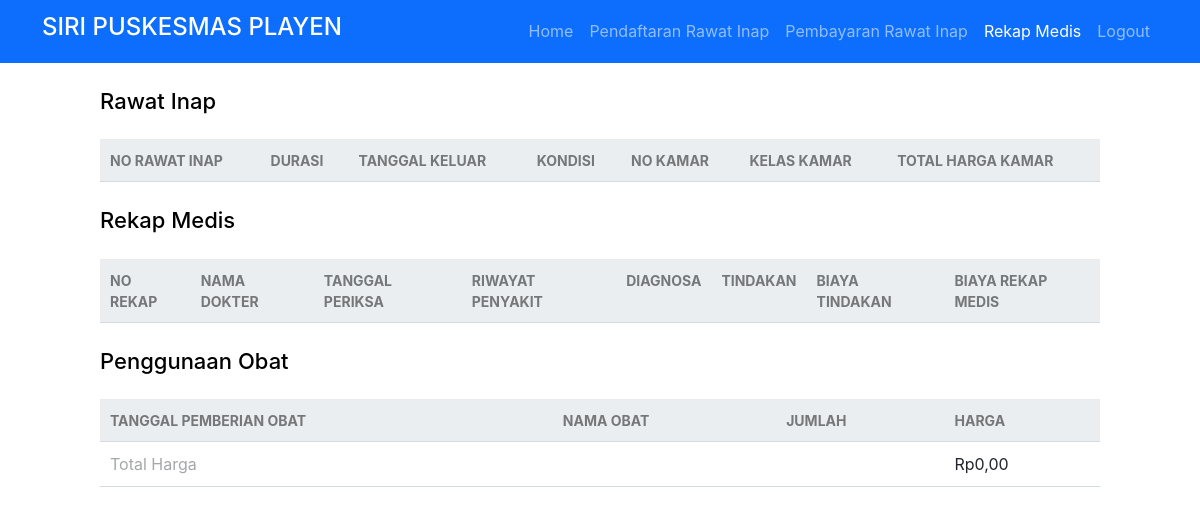
Before: /pasien/rekapMedis/read.php (signed in) with the older database file.
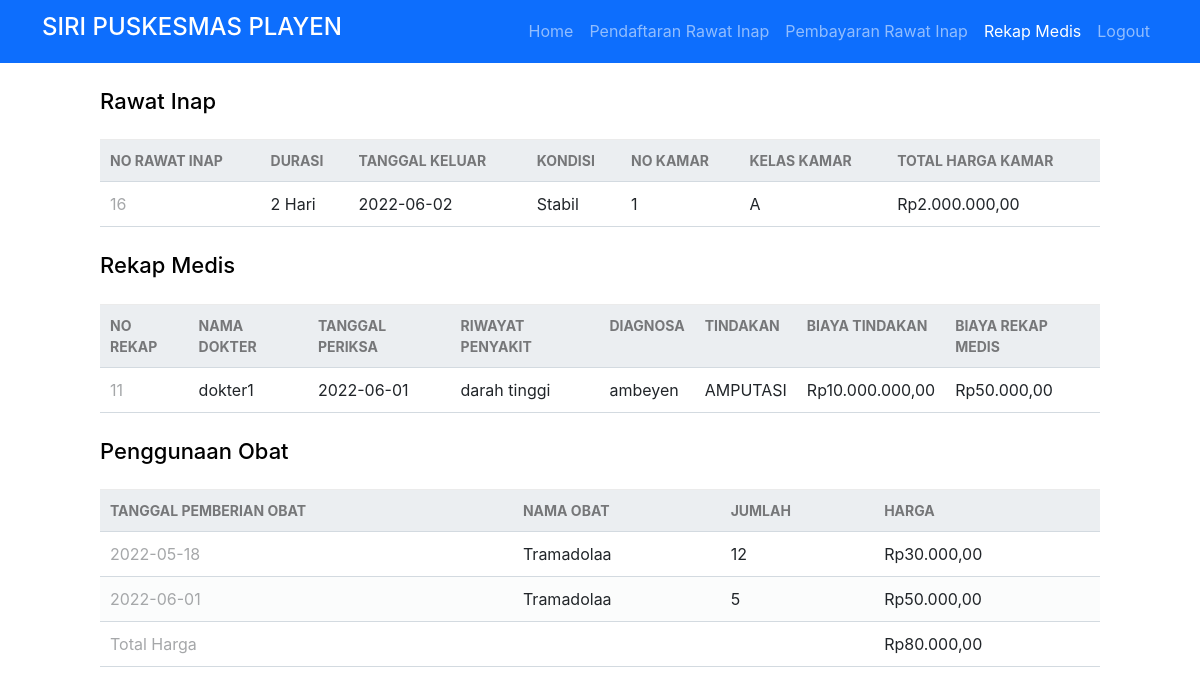
After: the same page with the newer database file.
### tables this page shows
CREATE TABLE `keuangan` (
  `no_transaksi` int(11) NOT NULL,
  `periode_transaksi` date NOT NULL,
  `total_biaya` int(255) NOT NULL,
  `statusPembayaran` enum('Lunas','Belum') NOT NULL,
  `no_rawatinap` int(255) NOT NULL
);

CREATE TABLE `rawat_inap` (
  `no_rawatinap` int(11) NOT NULL,
  `no_rekap_medis` int(11) NOT NULL,
  `id_pasien` int(255) NOT NULL,
  `tanggal_masuk` date NOT NULL,
  `tanggal_keluar` date NOT NULL,
  `status` enum('Kritis','Stabil') NOT NULL,
  `biaya_tindakan` int(255) NOT NULL,
  `biaya_obat` int(255) NOT NULL,
  `biaya_kamar` int(255) NOT NULL,
  `no_kamar` int(11) NOT NULL
);

CREATE TABLE `kamar` (
  `no_kamar` int(11) NOT NULL,
  `kelas_kamar` varchar(25) NOT NULL,
  `harga_kamar` int(11) NOT NULL,
  `status` enum('TERSEDIA','TIDAK') NOT NULL
);

CREATE TABLE `rekap_medis` (
  `no_rekap_medis` int(11) NOT NULL,
  `tanggal_periksa` date NOT NULL,
  `riwayat_penyakit` varchar(255) NOT NULL,
  `diagnose` varchar(255) NOT NULL,
  `kd_tindakan` int(11) NOT NULL,
  `biaya` int(255) NOT NULL,
  `kd_dokter` int(11) NOT NULL,
  `id_pasien` int(255) NOT NULL
);

CREATE TABLE `dokter` (
  `kd_dokter` int(12) NOT NULL,
  `nama_dokter` varchar(25) NOT NULL,
  `alamat` varchar(40) NOT NULL,
  `no_telepon` varchar(15) NOT NULL,
  `resep_dokter` varchar(25) NOT NULL,
  `jenis_dokter` varchar(25) NOT NULL,
  `akun_id` int(11) NOT NULL
);

CREATE TABLE `tindakan` (
  `kd_tindakan` int(255) NOT NULL,
  `nama_tindakan` varchar(255) NOT NULL,
  `biaya` int(255) NOT NULL
);

CREATE TABLE `penggunaan_obat` (
  `id_penggunaan_obat` int(11) NOT NULL,
  `no_rekap_medis` int(255) NOT NULL,
  `tanggal_pemberian` date NOT NULL,
  `kd_obat` int(11) NOT NULL,
  `jumlah` int(100) NOT NULL,
  `harga` int(100) NOT NULL
);

CREATE TABLE `obat` (
  `kd_obat` int(11) NOT NULL,
  `nm_obat` varchar(50) NOT NULL,
  `stok` int(11) NOT NULL,
  `satuan` varchar(255) NOT NULL,
  `harga` int(100) NOT NULL
);

### db/func.php (called while the page is built, shortened)
<?php
function rupiah($angka){
    $hasil = "Rp" . number_format($angka, '2', ',', '.');
    return $hasil;
}
function dateDiffInDays($date1, $date2)
{
    $diff = strtotime($date2) - strtotime($date1);
    return abs(round($diff / 86400));
}
?>

### pasien/rekapMedis/read.php (the view, shortened to what the changed rows need)
<?php
if ($_SESSION['username'] == '') {
    echo "<script>
    alert('Anda Harus Login terlebih dahulu');
    window.location.href='./auth/fmasuk.php';
    </script>";
} else {
?>
    <!DOCTYPE html>
    <html>
    <head>
        <link href="../../db/style.css" rel="stylesheet" type="text/css">
        <link href="https://cdn.jsdelivr.net/npm/bootstrap@5.2.0-beta1/dist/css/bootstrap.min.css" rel="stylesheet">
    </head>
    <body>
        <nav class="navbar navbar-expand-sm navbar-dark bg-primary">
            <div class="container">
                <a class="navbar-brand" href="#">
                    <h4>SIRI PUSKESMAS PLAYEN </h3>
                </a>
                <ul class="navbar-nav ml-auto mt-2 mt-lg-0 d-flex align-items-center">
                    <li class="nav-item">
                        <a class="nav-link menu " id="menuHome" href="../../index.php">Home</a>
                    </li>
                    <?PHP if ($_SESSION['role_id'] == 1) { ?>
                        <li class="nav-item">
                            <a class="nav-link menu" id="daftarrawatinap" href="../pendaftaran/read.php"><i class=""></i>Pendaftaran Rawat Inap</a>
                        </li>
                        <li class="nav-item">
                            <a class="nav-link menu" id="bayarrawatinap" href="../pembayaran/read.php"><i class=""></i>Pembayaran Rawat Inap</a>
                        </li>
                        <li class="nav-item">
                            <a class="nav-link menu active" id="daftarpasien" href="./read.php"><i class=""></i>Rekap Medis</a>
                        </li>
                    <?PHP } ?>
                    <li class="nav-item">
                        <a class="nav-link menu" id="logout" href="../../auth/sLogout.php"><i class=""></i>Logout</a>
                    </li>
                </ul>
            </div>
        </nav>
        <?php
        include("../../db/func.php");
        $pdo = pdo_connect_mysql();
        $stmt2 = $pdo->prepare('SELECT * FROM pasien WHERE akun_id = ?');
        $stmt2->execute([$_SESSION['id_akun']]);
        $Tpasien = $stmt2->fetch(PDO::FETCH_ASSOC);
        $stmt3 = $pdo->prepare('SELECT * FROM rekap_medis WHERE id_pasien = ?');
        $stmt3->execute([$Tpasien['id_pasien']]);
        $Trekap_medis = $stmt3->fetch(PDO::FETCH_ASSOC);
        $stmt4 = $pdo->prepare('SELECT * FROM rawat_inap WHERE no_rekap_medis = ?');
        $stmt4->execute([$Trekap_medis['no_rekap_medis']]);
        $Trawat_inap = $stmt4->fetch(PDO::FETCH_ASSOC);
        $stmt5 = $pdo->prepare('SELECT * FROM kamar WHERE no_kamar = ?');
        $stmt5->execute([$Trawat_inap['no_kamar']]);
        $kamar = $stmt5->fetch(PDO::FETCH_ASSOC);
        $stmt11 = $pdo->prepare('SELECT * FROM penggunaan_obat WHERE no_rekap_medis = ?');
        $stmt11->execute([$Trekap_medis['no_rekap_medis']]);
        $stmt6 = $pdo->prepare('SELECT * FROM penggunaan_obat WHERE no_rekap_medis = ?');
        $stmt6->execute([$Trekap_medis['no_rekap_medis']]);
        $pemggunaan_obatAll = $stmt6->fetchAll(PDO::FETCH_ASSOC);
        $pemggunaan_obat = $stmt11->fetch(PDO::FETCH_ASSOC);
        $stmt10 = $pdo->prepare('SELECT * FROM obat WHERE kd_obat = ?');
        $stmt10->execute([$pemggunaan_obat['kd_obat']]);
        $obat = $stmt10->fetch(PDO::FETCH_ASSOC);
        $stmt9 = $pdo->prepare('SELECT SUM(harga) as harga FROM penggunaan_obat WHERE no_rekap_medis = ?');
        $stmt9->execute([$Trekap_medis['no_rekap_medis']]);
        $pemggunaan_obat9 = $stmt9->fetch(PDO::FETCH_ASSOC);
        $stmt7 = $pdo->prepare('SELECT * FROM tindakan WHERE kd_tindakan = ?');
        $stmt7->execute([$Trekap_medis['kd_tindakan']]);
        $tindakan = $stmt7->fetch(PDO::FETCH_ASSOC);
        $stmt8 = $pdo->prepare('SELECT * FROM dokter WHERE kd_dokter = ?');
        $stmt8->execute([$Trekap_medis['kd_dokter']]);
        $dokter = $stmt8->fetch(PDO::FETCH_ASSOC);
        $stmt = $pdo->prepare('SELECT * FROM keuangan WHERE no_rawatinap = ?');
        $stmt->execute([$Trawat_inap['no_rawatinap']]);
        $durasi = dateDiffInDays($Trawat_inap['tanggal_masuk'], $Trawat_inap['tanggal_keluar']);
        $rawats = $stmt->fetchAll(PDO::FETCH_ASSOC);
        $totalBiayaKamar = $Trawat_inap['biaya_kamar']*$durasi;
        ?>
        <div class="content read">
            <h2>Rawat Inap</h2>
            <table class="table-responsive">
                <thead class="table">
                    <tr>
                        <td>NO RAWAT INAP</td>
                        <td>DURASI</td>
                        <td>TANGGAL KELUAR</td>
                        <td>KONDISI</td>
                        <td>NO KAMAR</td>
                        <td>KELAS KAMAR</td>
                        <td>TOTAL HARGA KAMAR</td>
                    </tr>
                </thead>
                <tbody>
                    <?php foreach ($rawats as $rawat) : ?>
                        <tr>
                            <td><?= $Trawat_inap['no_rawatinap'] ?></td>
                            <td><?= $durasi ?> Hari</td>
                            <td><?= $Trawat_inap['tanggal_keluar'] ?></td>
                            <td><?= $Trawat_inap['status'] ?></td>
                            <td><?= $Trawat_inap['no_kamar'] ?></td>
                            <td><?= $kamar['kelas_kamar'] ?></td>
                            <td><?= rupiah($totalBiayaKamar) ?></td>
                        </tr>
                    <?php endforeach; ?>
                </tbody>
            </table>
        </div>
        <div class="content read">
            <h2>Rekap Medis</h2>
            <table class="table-responsive">
                <thead class="table">
                    <tr>
                        <td>NO REKAP</td>
                        <td>NAMA DOKTER</td>
                        <td>TANGGAL PERIKSA</td>
                        <td>RIWAYAT PENYAKIT</td>
                        <td>DIAGNOSA</td>
                        <td>TINDAKAN</td>
                        <td>BIAYA TINDAKAN</td>
                        <td>BIAYA REKAP MEDIS</td>
                    </tr>
                </thead>
                <tbody>
                    <?php foreach ($rawats as $rawat) : ?>
                        <tr>
                            <td><?= $Trekap_medis['no_rekap_medis'] ?></td>
                            <td><?= $dokter['nama_dokter'] ?></td>
                            <td><?= $Trekap_medis['tanggal_periksa'] ?></td>
                            <td><?= $Trekap_medis['riwayat_penyakit'] ?></td>
                            <td><?= $Trekap_medis['diagnose'] ?></td>
                            <td><?= $tindakan['nama_tindakan'] ?></td>
                            <td><?= rupiah($tindakan['biaya']) ?></td>
                            <td><?= rupiah($Trekap_medis['biaya']) ?></td>
                        </tr>
                    <?php endforeach; ?>
                </tbody>
            </table>
        </div>
        <div class="content read">
            <h2>Penggunaan Obat</h2>
            <table class="table-responsive">
                <thead class="table">
                    <tr>
                        <td>TANGGAL PEMBERIAN OBAT</td>
                        <td>NAMA OBAT</td>
                        <td>JUMLAH</td>
                        <td>HARGA</td>
                    </tr>
                </thead>
                <tbody>
                    <?php foreach ($pemggunaan_obatAll as $penngobat) : ?>
                        <tr>
                            <td><?= $penngobat['tanggal_pemberian'] ?></td>
                            <td><?= $obat['nm_obat'] ?></td>
                            <td><?= $penngobat['jumlah'] ?></td>
                            <td><?= rupiah($penngobat['harga']) ?></td>
                        </tr>
                    <?php endforeach; ?>
                    <td>
                        Total Harga
                    </td>
                    <td></td>
                    <td></td>
                    <td><?= rupiah($pemggunaan_obat9['harga']) ?></td>
                </tbody>
            </table>
        </div>
    <?php
}
    ?>

Changed rows visible on the page:
added keuangan: no_rawatinap.no_rawatinap "16", no_rawatinap.tanggal_keluar "2", no_rawatinap.tanggal_keluar "2022-06-02", no_rawatinap.status "Stabil", no_rawatinap.no_kamar "1", no_rawatinap.tanggal_keluar "Rp2.000.000,00"
now on this page (row edited): kamar: kelas_kamar "A"
added rekap_medis: no_rekap_medis "11", tanggal_periksa "2022-06-01", riwayat_penyakit "darah tinggi", diagnose "ambeyen", biaya "Rp50.000,00"
now on this page (row unchanged): dokter: nama_dokter "dokter1"
now on this page (row unchanged): tindakan: nama_tindakan "AMPUTASI", biaya "Rp10.000.000,00"
now on this page (row edited): penggunaan_obat: tanggal_pemberian "2022-05-18", kd_obat.nm_obat "Tramadolaa", jumlah "12", harga "Rp30.000,00"
added penggunaan_obat: tanggal_pemberian "2022-06-01", jumlah "5", harga "Rp50.000,00"
now on this page (row edited): obat: nm_obat "Tramadolaa"
Other visible differences:
rupiah($pemggunaan_obat9['harga']): "Rp0,00" → "Rp80.000,00"
